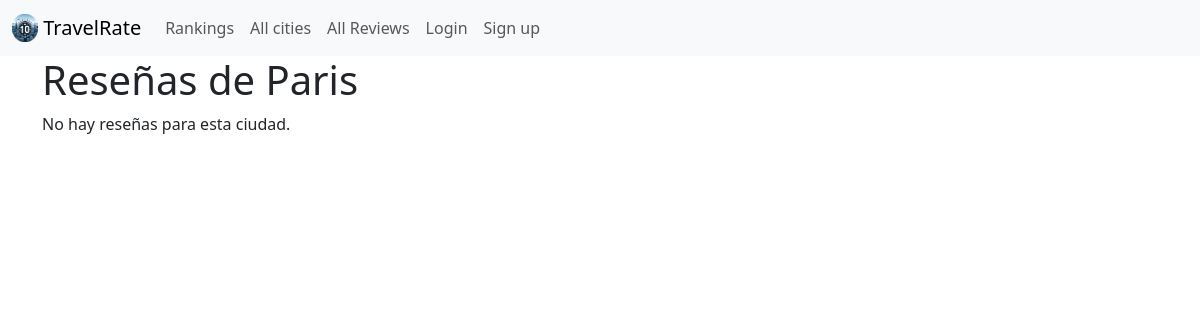
The app's page /ranking/reviews/Paris/, older data.
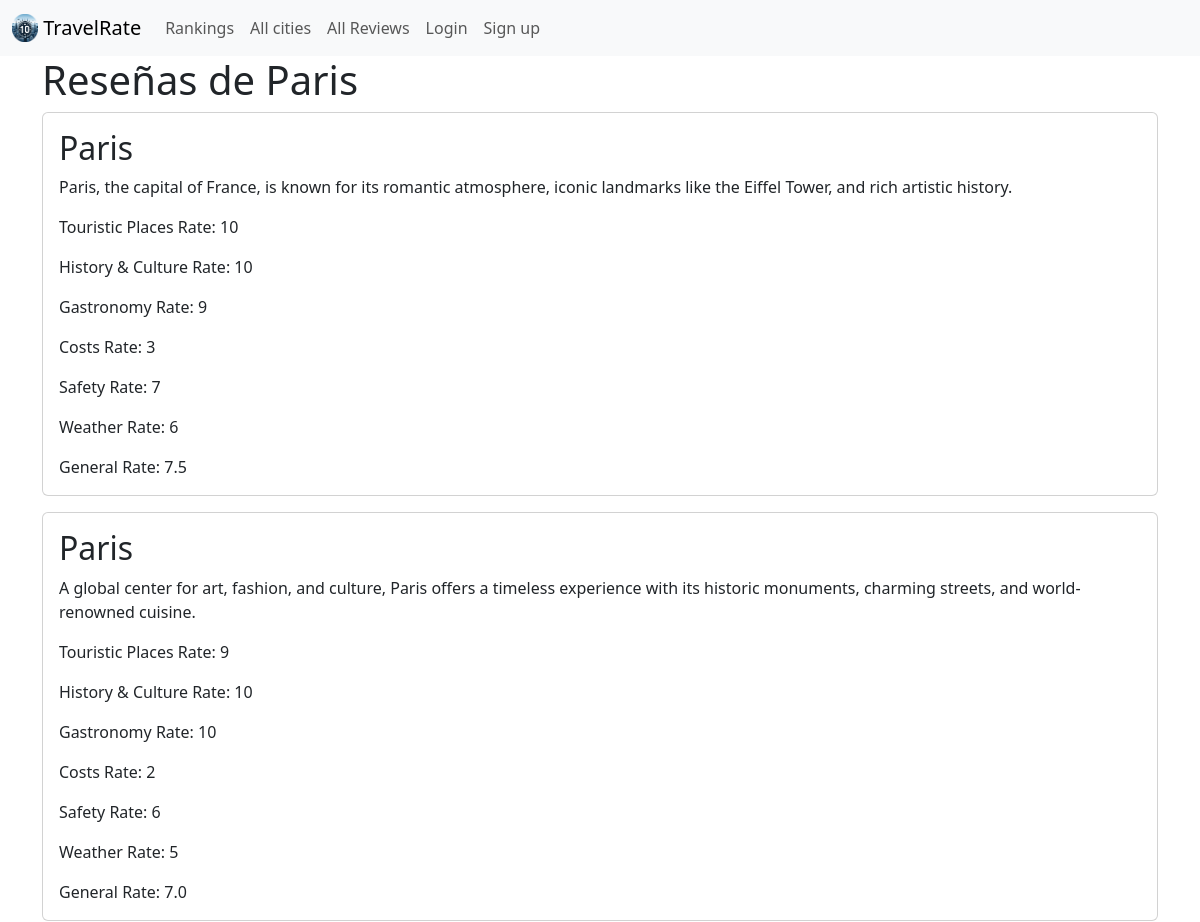
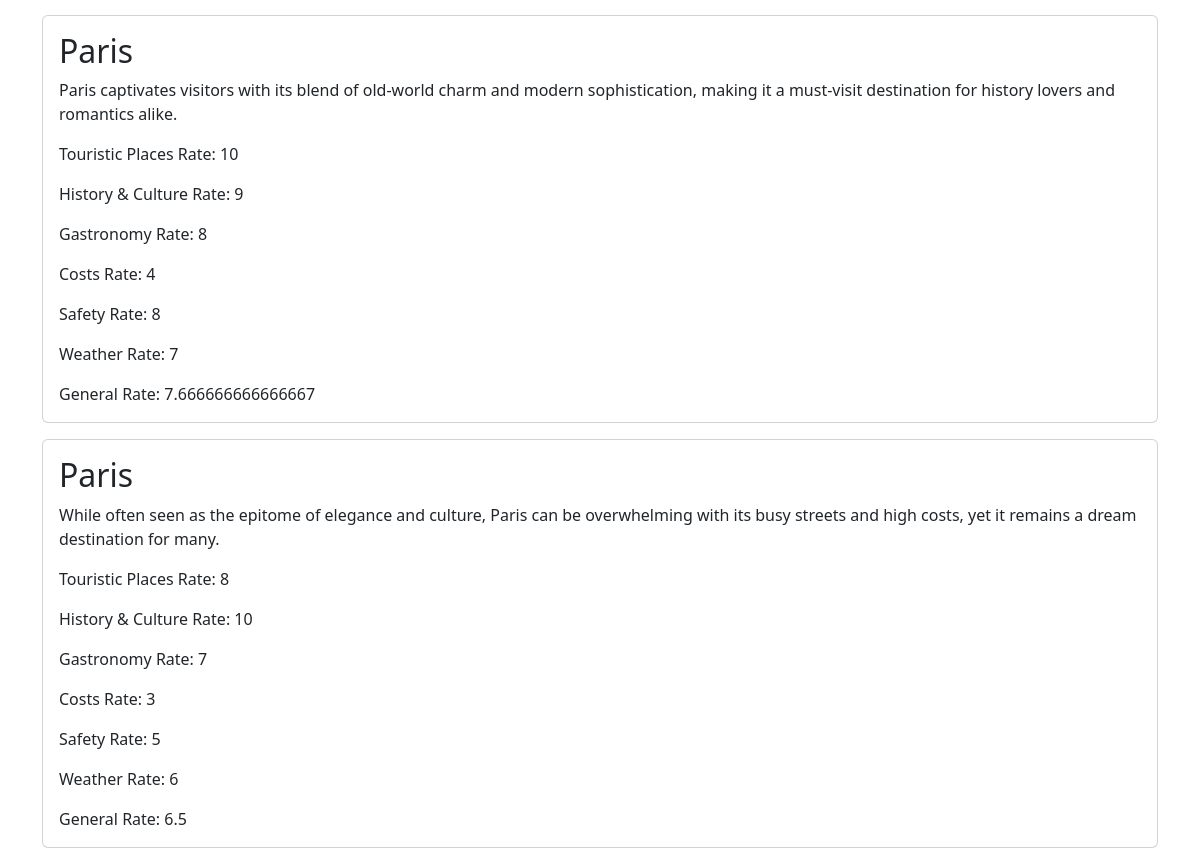
The same page, newer data (2 pictures, top to bottom).
### reviews/models.py (models this page shows, shortened)
class Reviews(models.Model):
    city = models.CharField(max_length=100)
    general_review = models.CharField(max_length=2000)
    touristic_places_rate = models.IntegerField(choices=range.choices, default=range.ONE)
    history_and_culture_rate = models.IntegerField(choices=range.choices, default=range.ONE)
    gastronomy_rate = models.IntegerField(choices=range.choices, default=range.ONE)
    costs_rate = models.IntegerField(choices=range.choices, default=range.ONE)
    safety_rate = models.IntegerField(choices=range.choices, default=range.ONE)
    weather_rate = models.IntegerField(choices=range.choices, default=range.ONE)
    general_rate = models.FloatField(editable=False, null=True, blank=True)

### city/views.py (the view)
# urls.py: path('reviews/<str:city_name>/', city_reviews, name='city_reviews'),
def city_reviews(request, city_name):
    city = get_object_or_404(City, name=city_name)
    reviews = Reviews.objects.filter(city=city.name)
    context = {
        'city': city,
        'reviews': reviews
    }
    return render(request, 'city_reviews.html', context)

### city/templates/city_reviews.html (shortened to what this page needs)
{% extends 'base.html' %}
{% block content %}
<head>
</head>
    <h1>Reseñas de {{ city.name }}</h1>
    {% if reviews %}
        {% for review in reviews %}
        <div class="card mb-3">
            <div class="row g-0">
                <div>
                    <div class="card-body">
                        <h2 class="card-title">{{ review.city }}</h2>
                        <p class="card-text">{{ review.general_review }}</p>
                        <p class="card-text">Touristic Places Rate: {{ review.touristic_places_rate }}</p>
                        <p class="card-text">History & Culture Rate: {{ review.history_and_culture_rate }}</p>
                        <p class="card-text">Gastronomy Rate: {{ review.gastronomy_rate }}</p>
                        <p class="card-text">Costs Rate: {{ review.costs_rate }}</p>
                        <p class="card-text">Safety Rate: {{ review.safety_rate }}</p>
                        <p class="card-text">Weather Rate: {{ review.weather_rate }}</p>
                        <p class="card-text">General Rate: {{ review.general_rate }}</p>
                    </div>
                </div>
            </div>
        </div>
        {% endfor %}
    {% else %}
        <p>No hay reseñas para esta ciudad.</p>
    {% endif %}
{% endblock content %}

Row changes from the older to the newer data that the page shows:
added Reviews: city "Paris", general_review "Paris, the capital of France, is known for its romantic atmosphere, iconic landmarks like the Eiffel Tower, and rich artistic history.", touristic_places_rate "10", history_and_culture_rate "10", gastronomy_rate "9", costs_rate "3", safety_rate "7", weather_rate "6", general_rate "7.5"
added Reviews: city "Paris", general_review "A global center for art, fashion, and culture, Paris offers a timeless experience with its historic monuments, charming streets, and world-renowned cuisine.", touristic_places_rate "9", history_and_culture_rate "10", gastronomy_rate "10", costs_rate "2", safety_rate "6", weather_rate "5", general_rate "7.0"
added Reviews: city "Paris", general_review "Paris captivates visitors with its blend of old-world charm and modern sophistication, making it a must-visit destination for history lovers and romantics alike.", touristic_places_rate "10", history_and_culture_rate "9", gastronomy_rate "8", costs_rate "4", safety_rate "8", weather_rate "7", general_rate "7.666666666666667"
added Reviews: city "Paris", general_review "While often seen as the epitome of elegance and culture, Paris can be overwhelming with its busy streets and high costs, yet it remains a dream destination for many.", touristic_places_rate "8", history_and_culture_rate "10", gastronomy_rate "7", costs_rate "3", safety_rate "5", weather_rate "6", general_rate "6.5"
Text that changed along with them:
text no longer shown: "No hay reseñas para esta ciudad."
